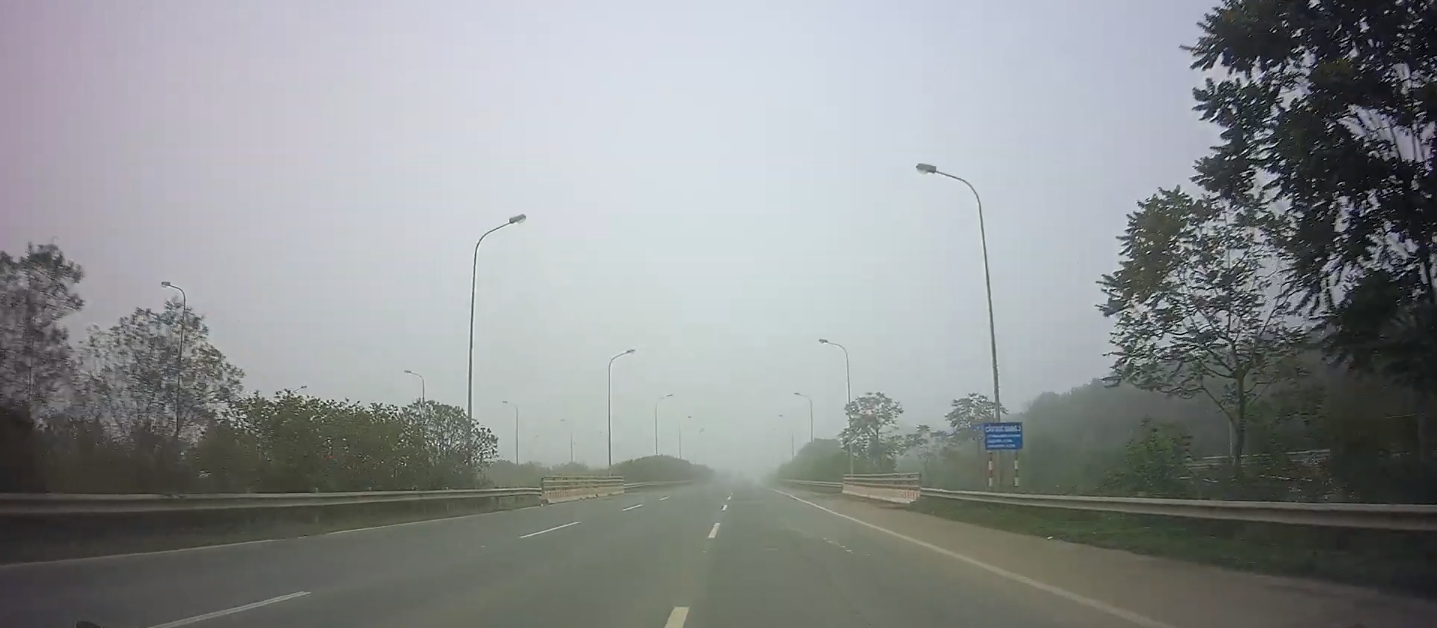
#> input picture fog_new.png, 1437 x 628 px
$ python RegionGrowingBFS.py
#> lines starting #> are read from the running program, lines starting #| are printed output that depends on the picture; after the words box and inside, x2 and y2 are one past the last pixel; in counts of white or black regions, pixels touching at a corner belong together
import cv2
import numpy as np


image = cv2.imread('fog_new.png', 0)
#> image: shape (628, 1437); min 0, max 253, mean 142.8
# print image

he, wi = image.shape[:2]
#> he = 628; wi = 1437
Y = wi
#> Y = 1437
X = he
#> X = 628

class coor:
    x = 0
    y = 0

# Chay theo 3 huong hoac 5 huong
d1 = [-1, -1, -1, 0, 0]
d2 = [-1, 0, 1, -1, 1]


# Ham BFS lan rong de tim vung Region Growing
# La vung the hien su lien thong tu mat duong len bau troi
# [14 lines left out: function BFS, not called in this run]


# Ham tim diem goc Seed Point
# La diem bat dau lan rong, thuong la diem chi mat dat
# def SeedPoint():

def FindSeedPoint(m):
    temp = m
    max = 0
    kq = 0
    for i in range(he-10, he-1, 1):
        dem = 0
        root = coor()
        root.x = i
        root.y = int(wi/2-1)
        q = [root]
        while q:
            dem = dem + 1;
            n = q.pop()
            for j in range(3,5):
                next = coor()
                next.x = n.x + d1[j]
                next.y = n.y + d2[j]
                x1 = next.x
                y1 = next.y
                if (x1 >= 0 and x1 <= (X - 1) and y1 >= 0 and y1 <= (Y - 1) and temp[x1][y1] == 0):
                    temp[x1][y1] = 255;
                    q.insert(0, next)
        if max<=dem:
            max = dem
            kq = i
    return kq

# [7 lines of commented-out code are left out]

image = cv2.resize(image, (Y, X))
heigh, width = image.shape[:2]
#> heigh = 628; width = 1437

ret, img = cv2.threshold(image, 188, 255, cv2.THRESH_TRUNC)
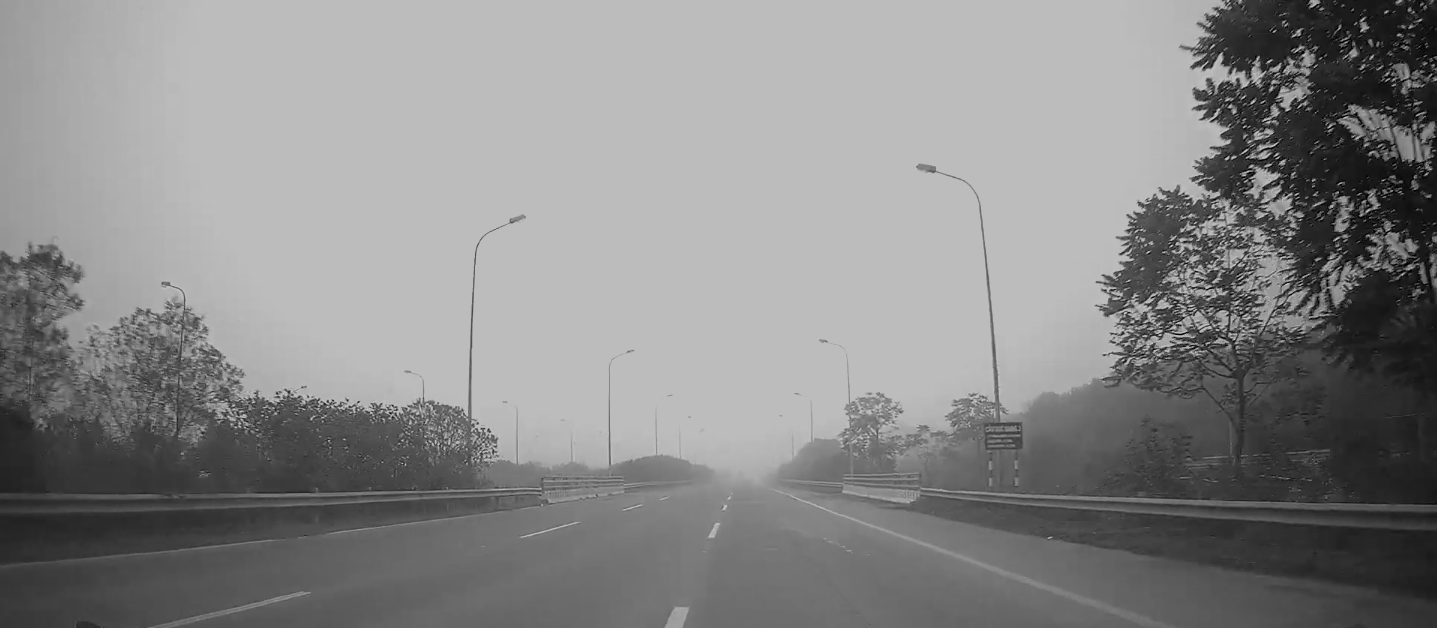
#> img: shape (628, 1437); min 0, max 188, mean 135.9

edges = cv2.Canny(img, 20, 100) # 20  ---- 80
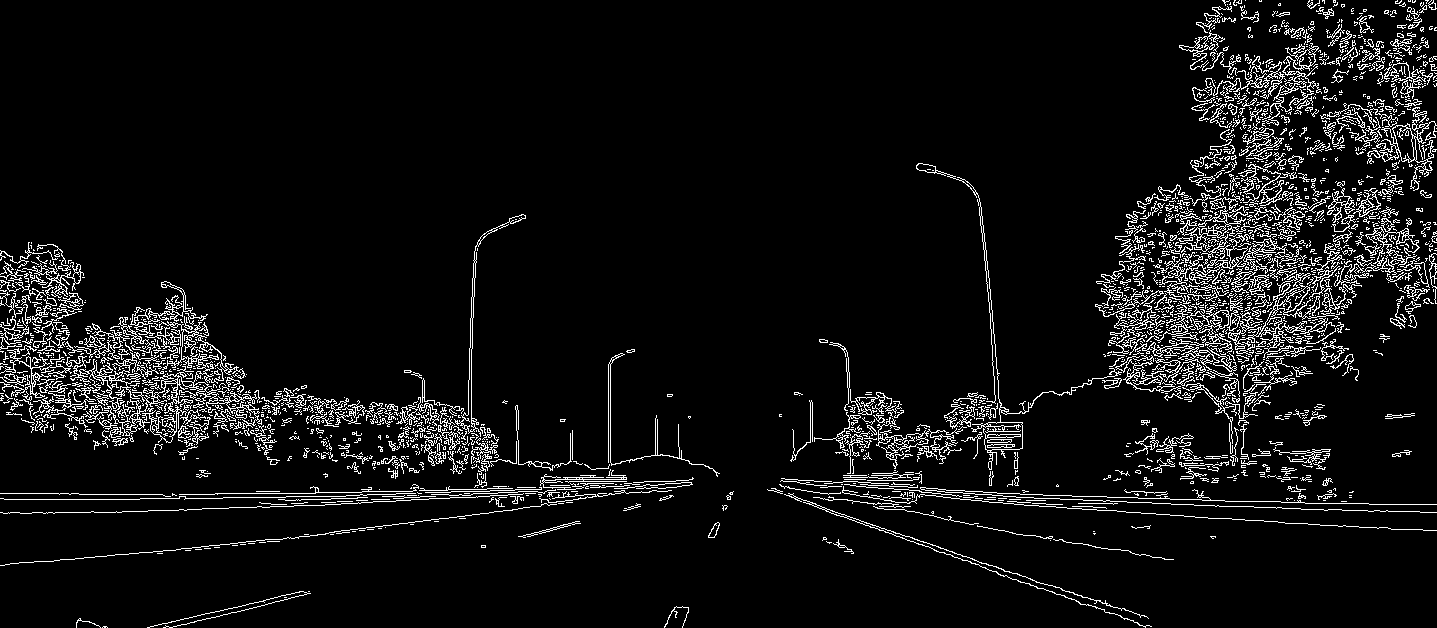
#> edges: shape (628, 1437); 6.5% white in thin lines or dots
# 90 -------- 200            DrivingInFog.jpg

# cv2.imshow('edges', edges)

indices = np.where(edges == 255)
#> indices = 58843 positions, rows 0 to 627, columns 0 to 1436
coordinates = list(zip(indices[0], indices[1]))
#> coordinates = 58843 items

# print coordinates
# To den cac vung canh
for i in range(0, len(coordinates)):
    # print coordinates[i]
    y = coordinates[i][0]
    x = coordinates[i][1]
    # cho nhung diem canh thanh mau den
    # nhung diem tren diem canh cung chuyen thanh mau den de tao thanh duong lien
    img[coordinates[i]] = 0
    img[min(y + 1, heigh - 1), x] = 0
#> this loop made 58843 passes
#> (y, x) on passes 1 to 3: (0, 1222), (0, 1223), (0, 1224)
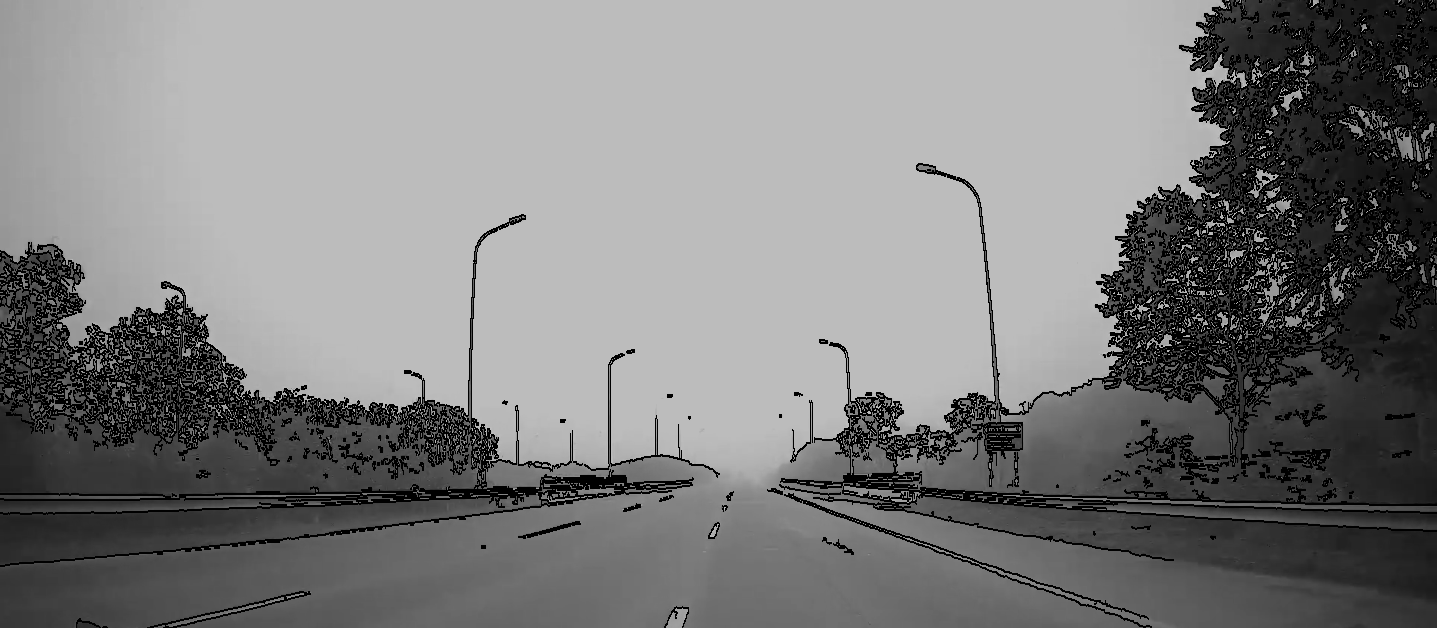
#> img: shape (628, 1437); 11.09% of pixels changed, all inside (x1, y1, x2, y2) = (0, 0, 1437, 628)
#     # img[min(y+1, Y/2-1), x] = 0

# Diem bat dau
seed = [int(wi/2-1), FindSeedPoint(edges)]
#> after the loop in FindSeedPoint, `for i in range(he-10, he-1, 1):`:
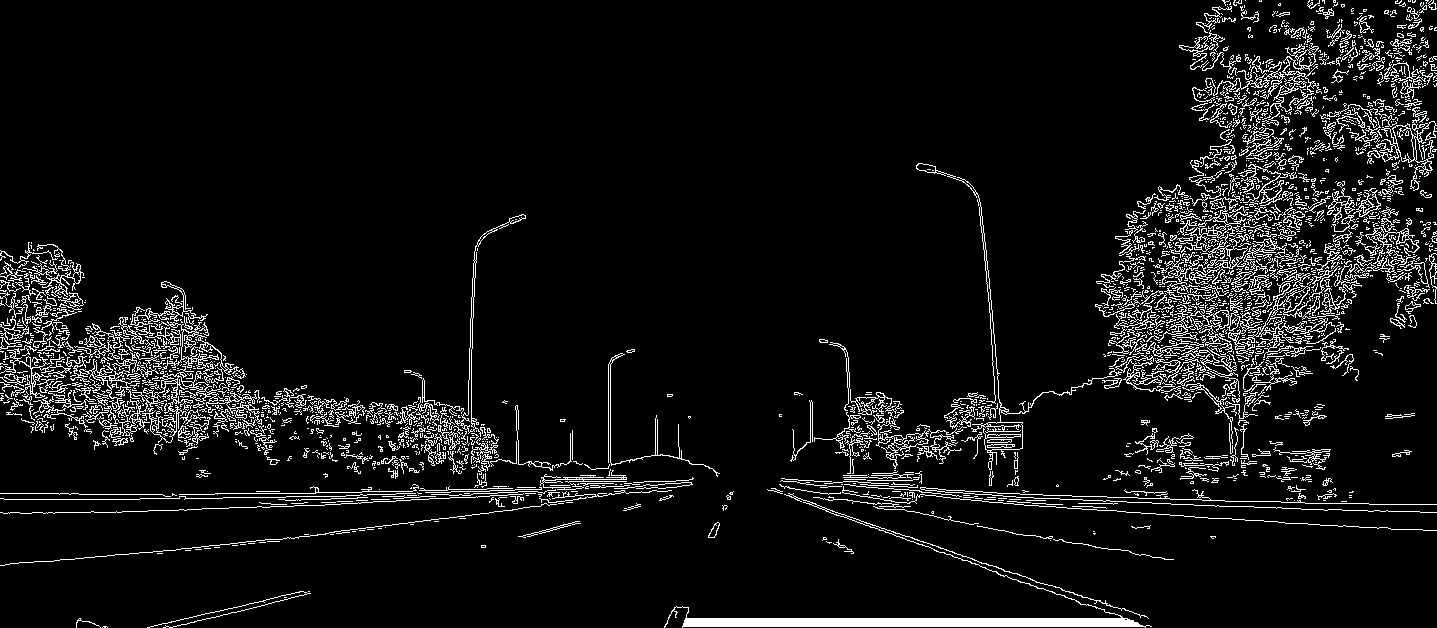
#> temp: shape (628, 1437); 7% white in thin lines or dots
#> seed = [717, 626]
# [9 lines of commented-out code are left out]


# [43 lines left out: function region_growing, not called in this run]

def output():
    return region_growing(img, seed)
# [8 lines of commented-out code are left out]

$ run again, with DrivingInFog.jpg saved as fog_new.png
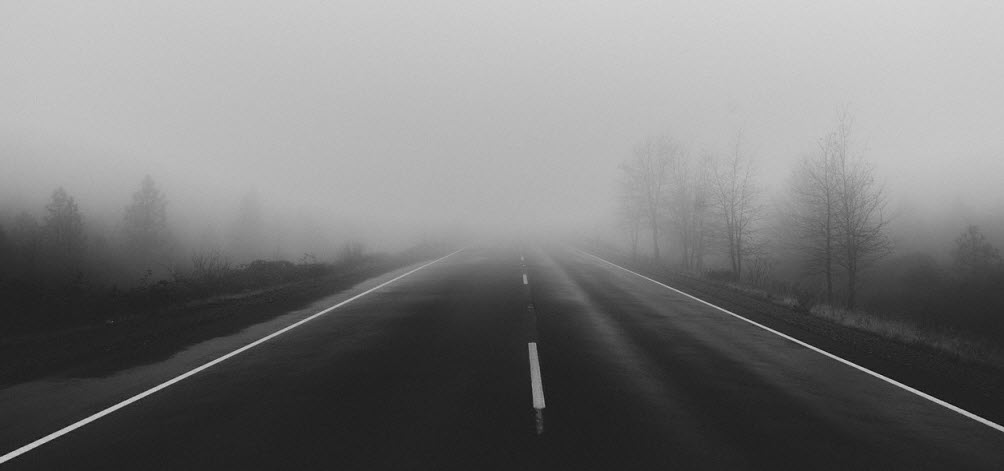
#> input picture DrivingInFog.jpg, 1004 x 471 px
#> image is the input picture: shape (471, 1004); min 9, max 213, mean 120.9
#> `edges = cv2.Canny(img, 20, 100)`:
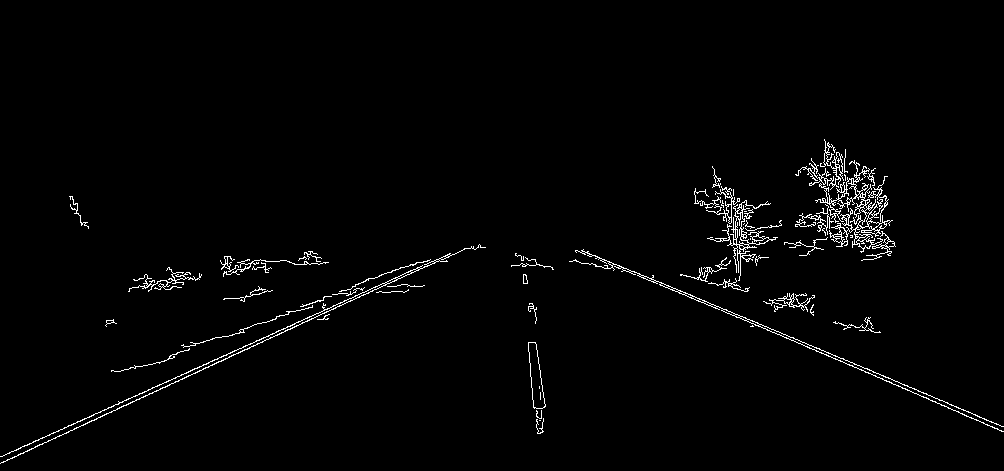
#> edges: shape (471, 1004); 1.7% white in thin lines or dots, all inside (x1, y1, x2, y2) = (0, 139, 1004, 464)
#> indices = 8237 positions, rows 139 to 463, columns 0 to 1003
#> coordinates = 8237 pairs, first value 139 to 463, second value 0 to 1003
#> the loop `for i in range(0, len(coordinates)):` made 8237 passes
#> (y, x) on passes 1 to 3: (139, 824), (140, 824), (141, 825)
#> after the loop in FindSeedPoint, `for i in range(he-10, he-1, 1):`:
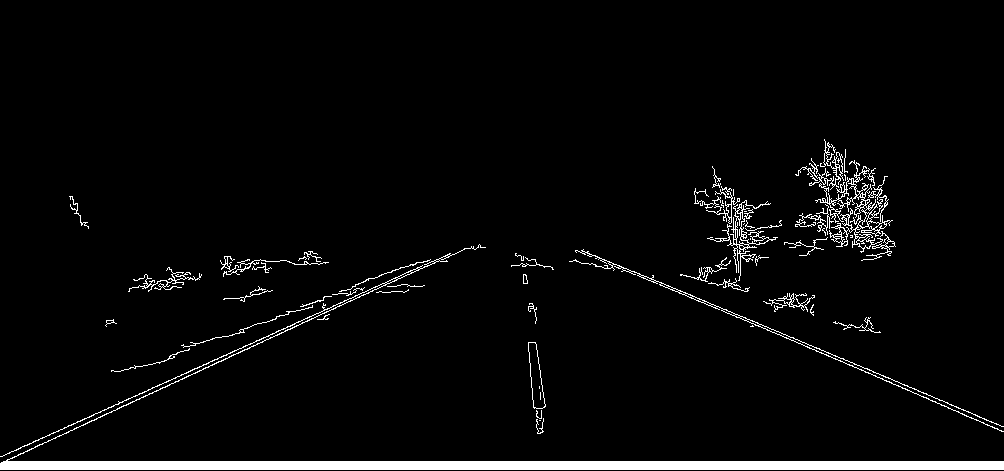
#> temp: shape (471, 1004); 3.7% white; 58 white regions (14 under 20 px), largest, box (x1, y1, x2, y2) and area: (0, 244, 1004, 470) 10205, (815, 160, 893, 253) 1300, (569, 249, 1004, 432) 1028
#> seed = [501, 469]
